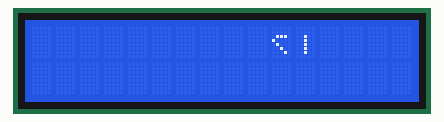
This sketch was run on a simulated Arduino Uno, built with avr-gcc and run on an emulated ATmega328P. On the bench: 16×2 character LCD.

Above: at 0.44 s.
At 1.19 s:
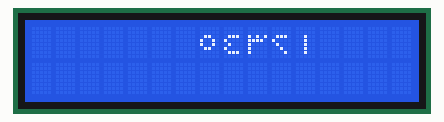
At 9.9 s:
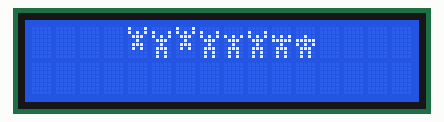
At 13.46 s:
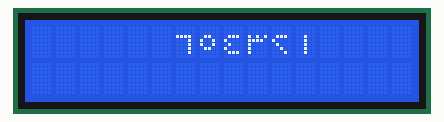
At 24.73 s:
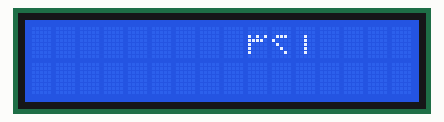
At 37.76 s:
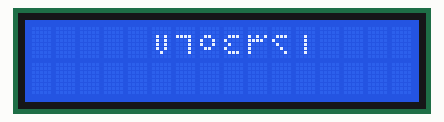

Measured:
- what the display in image 2 shows lasts 2.3 s, from 9.8 s to 12.1 s

The sketch:

Unlimited_customChars_onLCD.ino
```cpp
#include <LiquidCrystal.h>
#define rs 12
#define en 10
#define d4 8
#define d5 6
#define d6 4
#define d7 2

LiquidCrystal lcd(rs, en, d4, d5, d6, d7);

/*********************************************/
byte sentence[][8] = {

  { B10001, B10101, B01110, B00100, B01110, B01010, B00000, B00000 },
  { B00000, B10001, B10101, B01110, B00100, B01110, B01010, B01010 },
  { B10001, B10101, B01110, B00100, B01110, B01010, B00000, B00000 },
  { B00000, B10001, B10101, B01110, B00100, B01110, B01010, B01010 },
  { B00000, B00000, B10101, B01110, B00100, B01110, B01010, B01010 },
  { B00000, B10001, B10101, B01110, B00100, B01110, B01010, B01010 },
  { B00000, B00000, B10101, B11111, B00100, B01110, B01010, B01010 },
  { B00000, B00000, B00100, B11111, B10101, B01110, B01010, B01010 },
  { B00000, B00000, B00100, B01110, B10101, B11111, B01010, B01010 },
  { B00000, B00000, B00100, B00100, B10101, B11111, B11011, B01010 },
  { B00000, B00000, B00100, B00100, B10101, B11111, B11011, B01010 },
  { B00000, B00000, B00100, B00100, B00100, B11111, B11011, B11011 },
  { B00000, B00000, B00000, B00100, B00100, B11111, B11111, B11011 },
  { B00000, B00000, B00000, B00000, B00100, B11111, B11111, B11011 },

  { B00000, B00000, B00000, B00000, B00000, B11111, B11111, B11111 },
  { B00000, B00000, B00000, B00000, B11111, B11111, B11111, B11111 },
  { B00000, B00000, B00000, B11111, B11111, B11111, B11111, B11110 },
  { B00000, B00000, B11111, B11111, B11111, B11111, B11110, B11100 },
  { B00000, B11111, B11111, B11111, B11111, B11110, B11100, B11000 },
  { B11111, B11111, B11111, B11111, B11110, B11100, B11000, B00000 },
  { B11111, B11111, B11111, B11111, B11110, B11100, B11000, B10000 },
  { B11111, B11111, B11111, B11111, B11111, B11100, B10000, B10000 },
  { B11111, B11111, B11111, B11111, B11111, B11110, B11000, B10000 },
  { B11111, B11111, B11111, B11111, B11111, B11110, B11100, B10000 },
  { B11111, B11111, B11111, B11111, B11111, B11110, B11100, B11000 },
  { B11111, B11111, B11111, B11111, B11111, B11111, B11100, B11000 },
  { B11111, B11111, B11111, B11111, B11111, B11111, B11100, B11100 },
  { B11111, B11111, B11111, B11111, B11111, B11111, B11110, B11100 },
  { B11111, B11111, B11111, B11111, B11111, B11111, B11110, B11110 },
  { B11111, B11111, B11111, B11111, B11111, B11111, B11111, B11110 },

  { B00000, B00000, B01000, B01000, B01010, B01000, B01000, B00000 },
  { B00000, B00000, B01110, B01010, B01110, B00010, B00010, B00000 },
  { B00000, B00000, B00100, B01010, B01010, B01010, B01010, B00000 },
  { B00000, B00000, B01010, B01010, B01010, B01010, B00100, B00000 },
  { B00000, B00000, B11110, B00010, B00010, B00010, B00010, B00000 },
  { B00000, B00000, B01100, B10010, B10010, B01100, B00000, B00000 },
  { B00000, B00000, B01110, B10000, B01000, B10000, B01110, B00000 },
  { B00000, B00000, B10101, B11110, B10000, B10000, B10000, B00000 },
  { B00000, B00000, B01110, B10000, B01000, B00100, B00010, B00000 },
  { B00000, B00000, B00100, B00100, B00100, B00100, B00100, B00000 },


};
/****************************************/

void setup() {
  lcd.begin(16, 2);
}

void loop() {
  int writingDelay = 250;
  // The position of first char on the lcd
  int startPos = 11;                                           // It dependes on size of LCD & Must be >= 7
  int currentPos = startPos;                                   // The position of the cursor
  int firstChar = sizeof(sentence) / sizeof(sentence[0]) - 1;  // Get the number of custom characters
  int charsOnLCD = 0;  // Current number of characters on the LCD

  for (int i = firstChar; i > 0; i--) {
    if (charsOnLCD != 8) {
      lcd.createChar(charsOnLCD, sentence[i]);
      lcd.setCursor(currentPos--, 0);
      lcd.write(charsOnLCD++);
    } else {
      scrollFrom(i);
      lcd.setCursor(8, 0);
    }
    delay(writingDelay);
  }
  delay(2000);
  lcd.clear();
};
void scrollFrom(int nextChar) {
  for (int i = 0; i < 8; i++) {
    lcd.createChar(i, sentence[--nextChar + 7]);
    // delay(100);
  }
}
```
